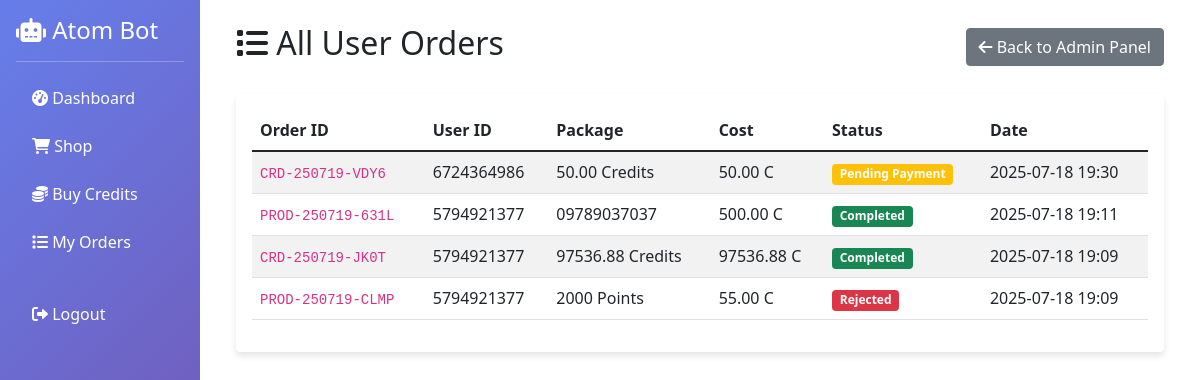
The page /admin/orders (signed in) on the database as committed earlier.
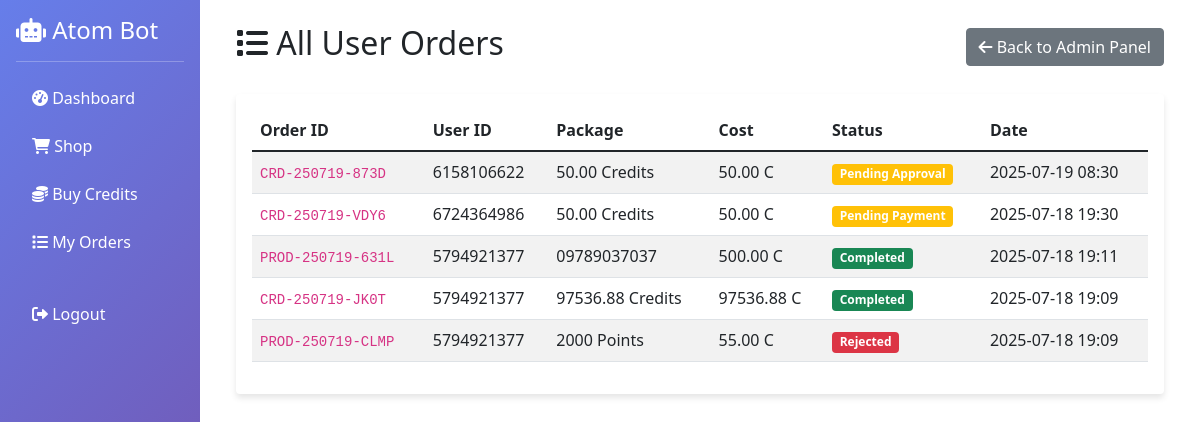
The same page on the database as committed later.
### tables this page shows
CREATE TABLE orders (order_id TEXT PRIMARY KEY, user_id INTEGER, order_type TEXT, package_name TEXT, credit_cost REAL, payment_method TEXT, status TEXT, screenshot_file_id TEXT, delivery_info TEXT, created_at TIMESTAMP DEFAULT CURRENT_TIMESTAMP);

### web_app.py (the view)
@app.route('/admin/orders')
def admin_orders():
    if 'user_id' not in session or session['user_id'] not in config.ADMIN_IDS:
        return redirect(url_for('login'))
    all_orders = run_async(db.admin_get_all_orders())
    formatted_orders = []
    for order in all_orders:
        o_id, u_id, pkg, cost, status, ts = order
        ts_formatted = datetime.fromisoformat(ts).strftime('%Y-%m-%d %H:%M')
        formatted_orders.append({
            'id': o_id,
            'user_id': u_id,
            'package': pkg,
            'cost': cost,
            'status': status.replace('_', ' ').title(),
            'timestamp': ts_formatted
        })
    return render_template('admin_orders.html', orders=formatted_orders)

### database.py (called while the page is built)
async def _db_query(query, params=(), fetchone=False, fetchall=False, commit=False):
    try:
        async with aiosqlite.connect(DB_NAME) as db:
            cursor = await db.execute(query, params)
            if commit: await db.commit(); return True
            if fetchone: return await cursor.fetchone()
            if fetchall: return await cursor.fetchall()
            return await cursor.fetchall()
    except aiosqlite.Error as e: logger.error(f"Database query failed: {e}\nQuery: {query}\nParams: {params}"); return None

async def admin_get_all_orders():
    return await _db_query("SELECT order_id, user_id, package_name, credit_cost, status, created_at FROM orders ORDER BY created_at DESC", fetchall=True)

### web_app.py (called while the page is built)
def run_async(coro):
    loop = asyncio.new_event_loop()
    asyncio.set_event_loop(loop)
    try:
        return loop.run_until_complete(coro)
    finally:
        loop.close()

### templates/admin_orders.html (shortened to what this page needs)
{% extends "base.html" %}
{% block content %}
<div class="d-flex justify-content-between align-items-center mb-4">
    <h2><i class="fas fa-list"></i> All User Orders</h2>
    <a href="{{ url_for('admin') }}" class="btn btn-secondary">
        <i class="fas fa-arrow-left"></i> Back to Admin Panel
    </a>
</div>
{% if orders %}
<div class="card">
    <div class="card-body">
        <div class="table-responsive">
            <table class="table table-striped">
                <thead>
                    <tr>
                        <th>Order ID</th>
                        <th>User ID</th>
                        <th>Package</th>
                        <th>Cost</th>
                        <th>Status</th>
                        <th>Date</th>
                    </tr>
                </thead>
                <tbody>
                    {% for order in orders %}
                    <tr>
                        <td><code>{{ order.id }}</code></td>
                        <td>{{ order.user_id }}</td>
                        <td>{{ order.package }}</td>
                        <td>{{ "%.2f"|format(order.cost) }} C</td>
                        <td>
                            {% if order.status == 'Completed' %}
                                <span class="badge bg-success">{{ order.status }}</span>
                            {% elif order.status == 'Rejected' %}
                                <span class="badge bg-danger">{{ order.status }}</span>
                            {% elif 'Pending' in order.status %}
                                <span class="badge bg-warning">{{ order.status }}</span>
                            {% else %}
                                <span class="badge bg-secondary">{{ order.status }}</span>
                            {% endif %}
                        </td>
                        <td>{{ order.timestamp }}</td>
                    </tr>
                    {% endfor %}
                </tbody>
            </table>
        </div>
    </div>
</div>
{% endif %}
{% endblock %}

### templates/base.html (shortened to what this page needs)
<!DOCTYPE html>
<html lang="en">
<head>
    <link href="https://cdn.jsdelivr.net/npm/bootstrap@5.1.3/dist/css/bootstrap.min.css" rel="stylesheet">
    <link href="https://cdnjs.cloudflare.com/ajax/libs/font-awesome/6.0.0/css/all.min.css" rel="stylesheet">
</head>
<body>
    <div class="container-fluid">
        <div class="row">
            {% if session.user_id %}
            <div class="col-md-2 sidebar text-white p-3">
                <h4><i class="fas fa-robot"></i> Atom Bot</h4>
                <hr>
                <ul class="nav nav-pills flex-column">
                    <li class="nav-item mb-2">
                        <a href="{{ url_for('dashboard') }}" class="nav-link text-white">
                            <i class="fas fa-tachometer-alt"></i> Dashboard
                        </a>
                    </li>
                    <li class="nav-item mb-2">
                        <a href="{{ url_for('shop') }}" class="nav-link text-white">
                            <i class="fas fa-shopping-cart"></i> Shop
                        </a>
                    </li>
                    <li class="nav-item mb-2">
                        <a href="{{ url_for('credits') }}" class="nav-link text-white">
                            <i class="fas fa-coins"></i> Buy Credits
                        </a>
                    </li>
                    <li class="nav-item mb-2">
                        <a href="{{ url_for('orders') }}" class="nav-link text-white">
                            <i class="fas fa-list"></i> My Orders
                        </a>
                    </li>
                    <li class="nav-item mt-4">
                        <a href="{{ url_for('logout') }}" class="nav-link text-white">
                            <i class="fas fa-sign-out-alt"></i> Logout
                        </a>
                    </li>
                </ul>
            </div>
            <div class="col-md-10">
            {% else %}
            <div class="col-12">
            {% endif %}
                <main class="p-4">
                    {% block content %}{% endblock %}
                </main>
            </div>
        </div>
    </div>
</body>
</html>

### templates/base.html (style rules this page uses)
.sidebar { background: linear-gradient(135deg, #667eea 0%, #764ba2 100%); min-height: 100vh; }
.card { box-shadow: 0 4px 6px rgba(0, 0, 0, 0.1); border: none; }

Rows that differ between the two databases and show on the page:
added orders: id "CRD-250719-873D", user_id "6158106622", package "50.00 Credits", cost "50.00", status "Pending Approval", timestamp "2025-07-19 08:30"
